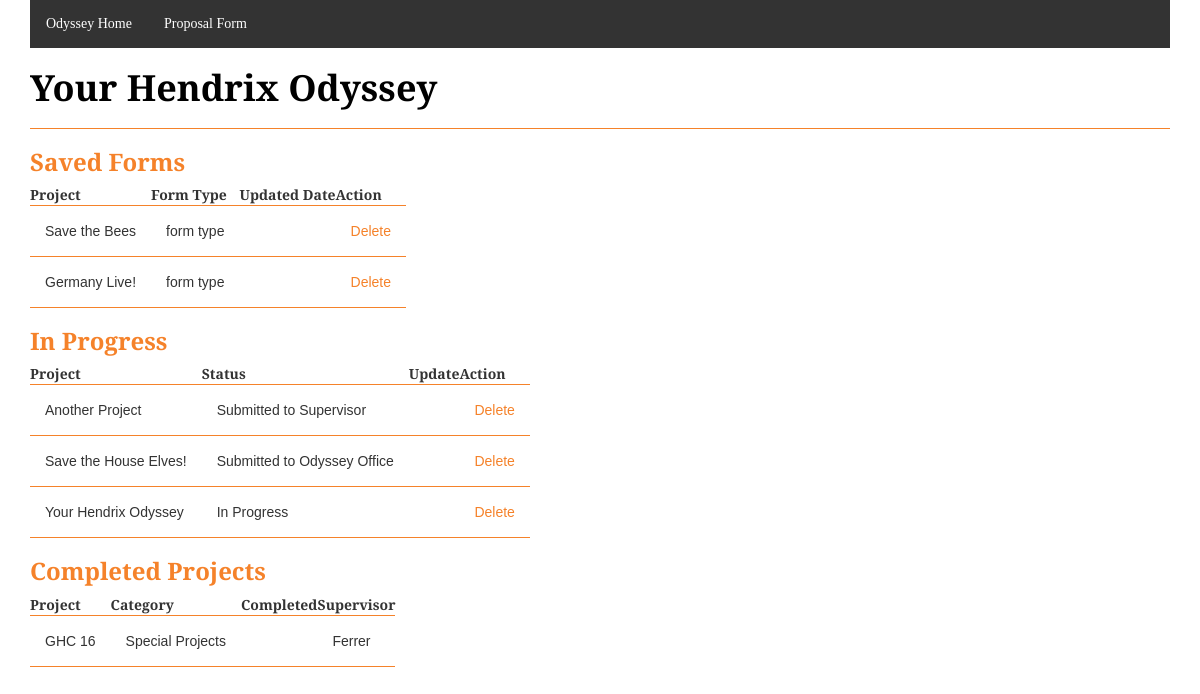
The app's page /odyssey/ with its own data.
### projects/models.py (models this page shows, shortened)
class Project(models.Model):
    title = models.CharField(max_length=200)
    category = models.CharField(max_length=20)
    advisor = models.ForeignKey(User, on_delete=models.CASCADE)
    status = models.CharField(max_length=60)
    start_date = models.CharField(max_length=50)
    end_date = models.CharField(max_length=50)
    update_date = models.CharField(max_length=50)

### projects/views.py (the view)
def landing(request):
    projects = Project.objects.all()
    proposals = Proposal.objects.all()
    return render(request, 'projects/landing.html', {'projects':projects, 'proposals':proposals})

### projects/templates/projects/landing.html
{% extends "projects/base.html" %}
{% block header %} Your Hendrix Odyssey {% endblock %}
{% block content %}
<h3>Saved Forms</h3>
<table id="saved_forms_table" class="display">
    <thead>
        <tr>
            <th>Project</th>
            <th>Form Type</th>
            <th>Updated Date</th>
            <th>Action</th>
        </tr>
    </thead>
    <tbody>
        {% for p in projects %}
        {% if p.status == "Unsubmitted" %}
        <tr id="{{p.id}}">
            <td>{{p.title}}</td>
            <td>form type</td>
            <td>{{p.updated_date}}</td>
            <td>
                <a href=#>Delete</a>
            </td>
        </tr>
        {% endif %}
        {% endfor %}
    </tbody>
</table>
<h3>In Progress</h3>
<table id="progress_table" class="display">
    <thead>
        <tr>
        <th>Project</th>
        <th>Status</th>
        <th>Update</th>
        <th>Action</th>
        </tr>
    </thead>
    <tbody>
    {% for p in projects %}
    {% if p.status != "Complete" and p.status != "Unsubmitted" %}
        <tr id="{{p.id}}">
          <td>{{p.title}}</td>
          <td>{{p.status}}</td>
          <td>{{p.updated_date}}</td>
          <td>
            <a href=#>Delete</a>
          </td>
        </tr>
    {% endif %}
    {% endfor %}
    </tbody>
</table>
<h3>Completed Projects</h3>
<table id="completion_table" class="display">
    <thead>
        <tr>
            <th>Project</th>
            <th>Category</th>
            <th>Completed</th>
            <th>Supervisor</th>
        </tr>
    </thead>
    <tbody>
        {% for p in projects %}
        {% if p.status == "Complete" %}
        <tr id="{{p.id}}">
            <td>{{p.title}}</td>
            <td>{{p.category}}</td>
            <td>{{p.updated_date}}</td>
            <td>{{p.advisor.last_name}}</td>
        </tr>
        {% endif %}
        {% endfor %}
    </tbody>
</table>
{% endblock %}

### projects/static/projects/style.css (style rules this page uses)
body { font-family: 'Merriweather Sans', sans-serif; padding-bottom: 10px; }
h3 { font-family: 'Merriweather', serif; color: #f5822a; font-weight: 700; }
td { border-bottom: 1px solid #f5822a; border-top: 1px solid #f5822a; padding: 15px; }
a { color: #f5822a; }

### records on screen
Project: title "Save the Bees"
Project: title "Germany Live!"
Project: title "Another Project", status "Submitted to Supervisor"
Project: title "Save the House Elves!", status "Submitted to Odyssey Office"
Project: title "Your Hendrix Odyssey", status "In Progress"
Project: title "GHC 16", category "Special Projects", advisor.last_name "Ferrer"
